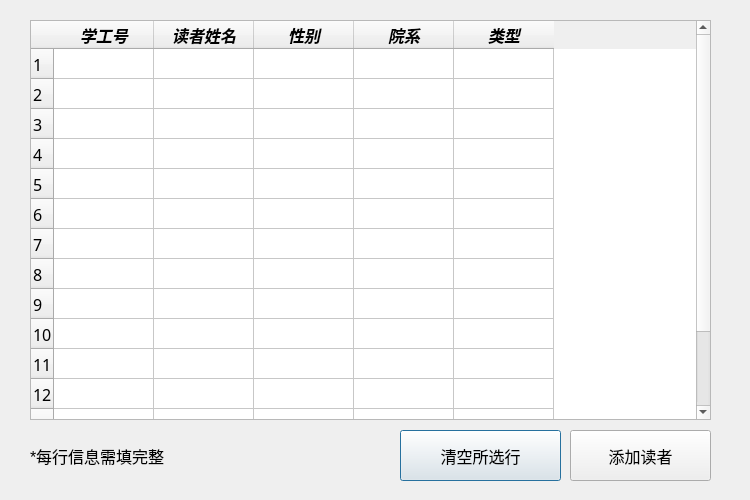
<?xml version="1.0" encoding="UTF-8"?>
<ui version="4.0">
 <class>addreader</class>
 <widget class="QDialog" name="addreader">
  <property name="geometry">
   <rect>
    <x>0</x>
    <y>0</y>
    <width>750</width>
    <height>500</height>
   </rect>
  </property>
  <property name="windowTitle">
   <string>Dialog</string>
  </property>
  <widget class="QPushButton" name="pushButton_2">
   <property name="geometry">
    <rect>
     <x>400</x>
     <y>430</y>
     <width>161</width>
     <height>51</height>
    </rect>
   </property>
   <property name="font">
    <font>
     <family>迷你简稚艺</family>
     <pointsize>12</pointsize>
    </font>
   </property>
   <property name="text">
    <string>清空所选行</string>
   </property>
  </widget>
  <widget class="QPushButton" name="pushButton">
   <property name="geometry">
    <rect>
     <x>570</x>
     <y>430</y>
     <width>141</width>
     <height>51</height>
    </rect>
   </property>
   <property name="font">
    <font>
     <family>迷你简稚艺</family>
     <pointsize>12</pointsize>
    </font>
   </property>
   <property name="text">
    <string>添加读者</string>
   </property>
  </widget>
  <widget class="QTableWidget" name="tableWidget">
   <property name="geometry">
    <rect>
     <x>30</x>
     <y>20</y>
     <width>681</width>
     <height>400</height>
    </rect>
   </property>
   <property name="font">
    <font>
     <family>黑体</family>
     <pointsize>12</pointsize>
    </font>
   </property>
   <property name="rowCount">
    <number>15</number>
   </property>
   <row/>
   <row/>
   <row/>
   <row/>
   <row/>
   <row/>
   <row/>
   <row/>
   <row/>
   <row/>
   <row/>
   <row/>
   <row/>
   <row/>
   <row/>
   <column>
    <property name="text">
     <string>学工号</string>
    </property>
    <property name="font">
     <font>
      <family>迷你简稚艺</family>
      <pointsize>12</pointsize>
      <weight>75</weight>
      <italic>true</italic>
      <bold>true</bold>
     </font>
    </property>
   </column>
   <column>
    <property name="text">
     <string>读者姓名</string>
    </property>
    <property name="font">
     <font>
      <family>迷你简稚艺</family>
      <pointsize>12</pointsize>
      <weight>75</weight>
      <italic>true</italic>
      <bold>true</bold>
      <underline>false</underline>
     </font>
    </property>
   </column>
   <column>
    <property name="text">
     <string>性别</string>
    </property>
    <property name="font">
     <font>
      <family>迷你简稚艺</family>
      <pointsize>12</pointsize>
      <weight>75</weight>
      <italic>true</italic>
      <bold>true</bold>
     </font>
    </property>
   </column>
   <column>
    <property name="text">
     <string>院系</string>
    </property>
    <property name="font">
     <font>
      <family>迷你简稚艺</family>
      <pointsize>12</pointsize>
      <weight>75</weight>
      <italic>true</italic>
      <bold>true</bold>
     </font>
    </property>
   </column>
   <column>
    <property name="text">
     <string>类型</string>
    </property>
    <property name="font">
     <font>
      <family>迷你简稚艺</family>
      <pointsize>12</pointsize>
      <weight>75</weight>
      <italic>true</italic>
      <bold>true</bold>
     </font>
    </property>
   </column>
  </widget>
  <widget class="QLabel" name="label">
   <property name="geometry">
    <rect>
     <x>30</x>
     <y>440</y>
     <width>181</width>
     <height>31</height>
    </rect>
   </property>
   <property name="font">
    <font>
     <pointsize>12</pointsize>
    </font>
   </property>
   <property name="text">
    <string>*每行信息需填完整</string>
   </property>
  </widget>
 </widget>
 <tabstops>
  <tabstop>tableWidget</tabstop>
  <tabstop>pushButton_2</tabstop>
  <tabstop>pushButton</tabstop>
 </tabstops>
 <resources/>
 <connections/>
</ui>
